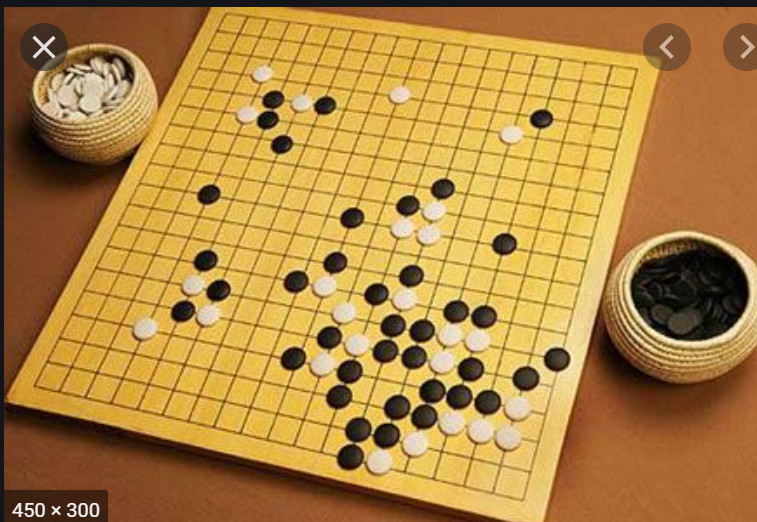
#> input picture bai-tap/co-vay.jpg, 757 x 522 px
$ jupyter execute '3. nhan-dang-ban-co-vay.ipynb'   (shell and % lines are left out)
#> lines starting #> are read from the running program, lines starting #| are printed output that depends on the picture; after the words box and inside, x2 and y2 are one past the last pixel; in counts of white or black regions, pixels touching at a corner belong together
[cell 1]
import cv2
import numpy as np
import matplotlib.pyplot as plt

[cell 2]
img_o = cv2.imread('co-vay.jpg')
#> img_o is the input picture: shape (522, 757, 3); mean B, G, R 66.2, 133.3, 176
rgb = cv2.cvtColor(img_o, cv2.COLOR_BGR2RGB)
plt.imshow(rgb)

[cell 3]
gray = cv2.cvtColor(img_o, cv2.COLOR_BGR2GRAY)
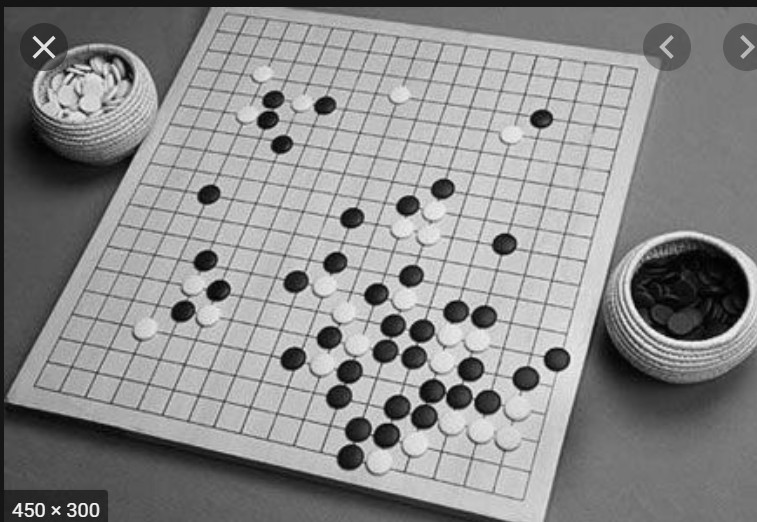
#> gray: shape (522, 757); min 0, max 250, mean 138.4
plt.imshow(gray, cmap='gray')

[cell 4]
thresh = cv2.adaptiveThreshold(gray, 255, cv2.ADAPTIVE_THRESH_MEAN_C,cv2.THRESH_BINARY, 23, 9)
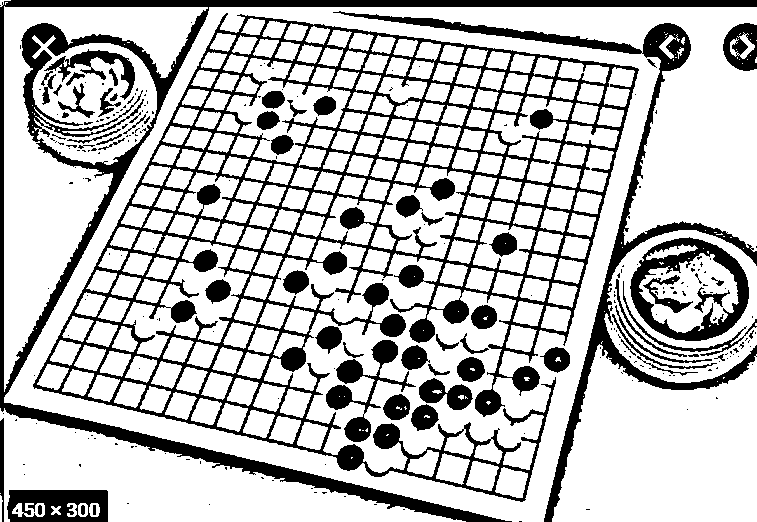
#> thresh: shape (522, 757); 74.3% white; 249 black regions (186 under 20 px)
plt.imshow(thresh, cmap='gray')

Lưu ý: Đọc thêm ở đây
https://www.stdio.vn/computer-vision/ky-thuat-grayscale-va-nhi-phan-hoa-anh-adaptive-threshold-Fhjcg

Phương thức adaptiveThreshold
Để chuyển 1 ảnh thành 1 ảnh nhị phân, sử dụng phương thức adaptiveThreshold()

adaptiveThreshold(cv::InputArray src, cv::OutputArray dst, double maxValue,
                  int adaptiveMethod, int thresholdType, int blockSize, double C);
Phân tích

src: hình ảnh gốc (Trong bài viết này là ảnh màu).
dst: ảnh thu được (Trong bài viết này là ảnh nhị phân).
thresh: ngưỡng nhị phân T.
maxValue: giá trị lớn nhất trong ảnh (maxval = 255 đối với ảnh xám).
adaptiveMethod: cách thức nhị phân với ngưỡng động, nó chính là cách tính giá trị ngưỡng nhị phân trong từng vùng cần nhị phân.
thresholdType: kiểu nhị phân.
blockSize: kích thước của cửa sổ (Region) áp dụng cho việc tính toán ngưỡng động (nên chọn các giá trị %3 = 0 || %5 = 0 || %7 = 0).
C: thông số để bù trừ trong trường hợp ảnh có độ tương phản quá lớn.

[cell 5]
contours, hierarchy = cv2.findContours(thresh, cv2.RETR_TREE,\
                                       cv2.CHAIN_APPROX_SIMPLE)
#> contours = 626 contours, 327 with area under 20; largest, box (x1, y1, x2, y2) and area: (4, 7, 757, 522) 258708, (32, 12, 640, 503) 160880, (552, 344, 757, 522) 26537, (4, 6, 208, 392) 21806, (0, 408, 466, 522) 21368
#nhớ kiểu datatype dạng trên tên là tuple: VD: x, y = (1,2)

print(len(contours))
#| 626

#sắp xếp sẵn contours theo diện tích
sort_contours = []
for contour in contours:
    area = cv2.contourArea(contour)
    sort_contours.append((contour,area))
#> this loop made 626 passes
#> area on passes 1 to 3: 42, 114, 42
#> after the loop, sort_contours = 626 items
sort_contours.sort(key=lambda x: 0 - x[1])

#biến lưu lại giá trị 4 góc của bàn cờ
chessboard_point_conners = None
ui = cv2.cvtColor(img_o.copy(), cv2.COLOR_BGR2RGB)
for contour,_ in sort_contours[0:2]:
    M = cv2.moments(contour) #tính đặc trưng của hình ảnh, tìm hiểu thêm
    if (M["m00"] == 0): continue
    cX = int(M["m10"] / M["m00"])
    cY = int(M["m01"] / M["m00"])
    center = (cX, cY)

    #lấy đường viền bao xung quanh
    contour = cv2.convexHull(contour)

    #chu vi của hình
    p = cv2.arcLength(contour, True)
    #bởi vì viền sẽ không thẳng, mà nó sẽ lệnh 1-2%, nên dùng phép toán approxPolyDP để làm thẳng lại
    epsilon = 0.01 * p
    points = cv2.approxPolyDP(contour, epsilon, True)

    colorBounded = (np.random.randint(155), np.random.randint(155), np.random.randint(155))
    print('number of points = ', len(points))

    if (len(points)) != 4: continue

    #vẽ hình vuông bao quanh contour
    #(x,y,w,h) = cv2.boundingRect(contour)
    #cv2.rectangle(ui, (x,y), (x+w,y+h), colorBounded, 2)

    cv2.drawContours(ui, [points], -1, colorBounded, 3)
    cv2.circle(ui, center, 6, colorBounded, -1)


    chessboard_point_conners = points
    # vì chỉ cần 1 hình thôi, nên break code
    break;
#> this loop made 2 passes
#> (cX, cY, p, epsilon, colorBounded) on pass 1: (391, 237, 2133.1, 21.33, (47, 117, 67))
#> (cX, cY, p, epsilon, colorBounded, chessboard_point_conners) on pass 2: (344, 224, 1794.2, 17.94, (103, 9, 21), [[226, 12], [639, 69], [524, 501], [33, 388]])
#| number of points =  5
#| number of points =  4
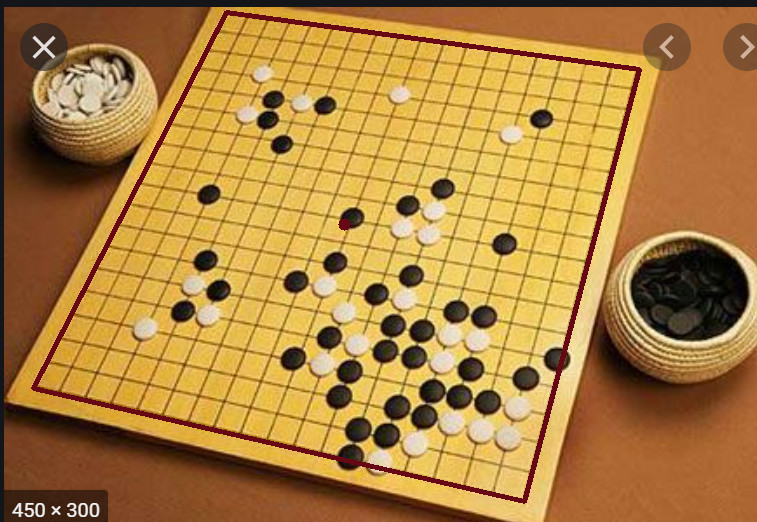
#> ui: shape (522, 757, 3); mean R, G, B 173.8, 130, 65.1

plt.imshow(ui, cmap='gray')

[cell 6]
#bước tiếp theo: bỏi hình chữ nhật này hơi méo
#nên biến nó thành hình vuông hoàn chỉnh để có thể cắt nó làm 81 miếng hình vuông dễ hơn
#từ khóa để tìm kiếm google: Homography
print(chessboard_point_conners)
#| [[[226  12]]
#|  [[639  69]]
#|  [[524 501]]
#|  [[ 33 388]]]
#chessboard_point_conners = expand(chessboard_point_conners)
map_to = np.array([[[0, 0]], [[360,0]], [[360,360]], [[ 0,360]]])
h, mask = cv2.findHomography(chessboard_point_conners, map_to, cv2.RANSAC)
#> h = [[0.922, 0.473, -214], [-0.156, 1.13, 21.69], [0.000135, 0.000669, 1]]; mask = [1, 1, 1, 1]

print('h=', h)
#| h= [[ 9.21939018e-01  4.73229336e-01 -2.14036970e+02]
#|  [-1.55972436e-01  1.13011607e+00  2.16883777e+01]
#|  [ 1.35288194e-04  6.68807983e-04  1.00000000e+00]]

[cell 7]
#cắt ảnh ở Image thesh theo h,
#tạo ảnh ROI từ thresh hoặc bất cứ hình nào
roi_chessboard = cv2.warpPerspective(thresh, h, (360, 360))
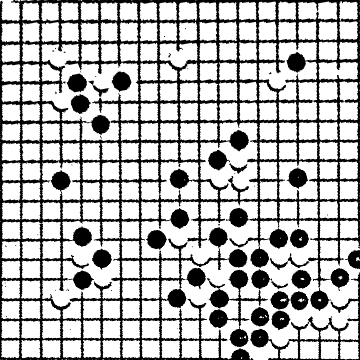
#> roi_chessboard: shape (360, 360); min 0, max 255, mean 182.2
roi_chessboard.shape

plt.imshow(roi_chessboard, cmap='gray')

[cell 8]
#bởi vì quân cờ số line 1 đang bị cắt, nên phải mở rộng phạm vi cắt
def expand(contour):
    M = cv2.moments(contour) #tính đặc trưng của hình ảnh, tìm hiểu thêm
    if (M["m00"] == 0): return
    cX = int(M["m10"] / M["m00"])
    cY = int(M["m01"] / M["m00"])
    center = (cX, cY)

    #tính từ tâm
    for x in range(len(contour)):
        contour[x][0][0] = contour[x][0][0] + (- 20 if contour[x][0][0] < cX else 20)
        contour[x][0][1] = contour[x][0][1] + (- 20 if contour[x][0][1] < cX else 20)

[cell 9]
#giờ dùng numpy để chia ra làm 81 hình bên trong
def getImgAt(x_index, y_index):
#> called with x_index = 7, y_index = 0
    startX = x_index * 20
    startY = y_index * 20
    margin = 0
    return roi_chessboard[startY + margin:startY + 40 - margin*2, startX + margin:startX + 40 - margin*2]
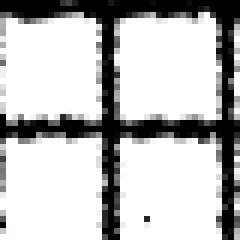
#> returned value: shape (40, 40) (shown 6 times larger); min 0, max 255, mean 188.6

plt.imshow(getImgAt(7,0), cmap='gray')

##### Nhận dạng cờ trắng,đen hoặc trống

[cell 10]
def detectChessValue(x,y):
    #viết sau
    #trả về 0,1, None
    return 1;

#trả về mảng 2 chiều chess
listResult = [[detectChessValue(x,y) for x in range(0,9)] for y in range(0,9)]
